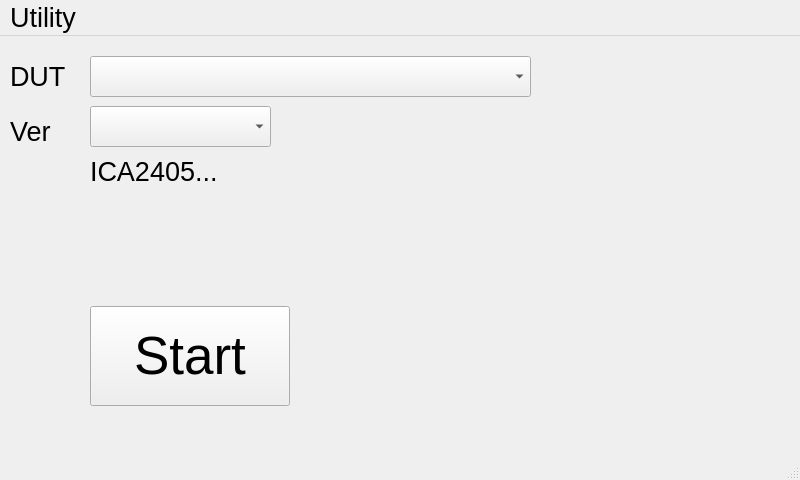
<?xml version="1.0" encoding="UTF-8"?>
<ui version="4.0">
 <class>MainWindow</class>
 <widget class="QMainWindow" name="MainWindow">
  <property name="geometry">
   <rect>
    <x>0</x>
    <y>0</y>
    <width>800</width>
    <height>480</height>
   </rect>
  </property>
  <property name="font">
   <font>
    <pointsize>20</pointsize>
   </font>
  </property>
  <property name="windowTitle">
   <string>MainWindow</string>
  </property>
  <widget class="QWidget" name="centralwidget">
   <widget class="QPushButton" name="BtnStart">
    <property name="geometry">
     <rect>
      <x>90</x>
      <y>270</y>
      <width>200</width>
      <height>100</height>
     </rect>
    </property>
    <property name="font">
     <font>
      <family>Ubuntu</family>
      <pointsize>40</pointsize>
     </font>
    </property>
    <property name="toolTip">
     <string extracomment="Start New Test"/>
    </property>
    <property name="text">
     <string>Start</string>
    </property>
   </widget>
   <widget class="QLabel" name="label">
    <property name="geometry">
     <rect>
      <x>10</x>
      <y>25</y>
      <width>71</width>
      <height>31</height>
     </rect>
    </property>
    <property name="font">
     <font>
      <family>Ubuntu</family>
      <pointsize>20</pointsize>
     </font>
    </property>
    <property name="text">
     <string>DUT</string>
    </property>
   </widget>
   <widget class="QLabel" name="DUT_Name">
    <property name="geometry">
     <rect>
      <x>90</x>
      <y>120</y>
      <width>441</width>
      <height>31</height>
     </rect>
    </property>
    <property name="font">
     <font>
      <family>Ubuntu</family>
      <pointsize>20</pointsize>
     </font>
    </property>
    <property name="text">
     <string>ICA2405...</string>
    </property>
   </widget>
   <widget class="QComboBox" name="cBoxDongle">
    <property name="geometry">
     <rect>
      <x>90</x>
      <y>20</y>
      <width>441</width>
      <height>41</height>
     </rect>
    </property>
    <property name="font">
     <font>
      <family>Serif</family>
      <pointsize>20</pointsize>
     </font>
    </property>
   </widget>
   <widget class="QLabel" name="imageLabel">
    <property name="geometry">
     <rect>
      <x>369</x>
      <y>90</y>
      <width>400</width>
      <height>300</height>
     </rect>
    </property>
    <property name="text">
     <string/>
    </property>
    <property name="pixmap">
     <pixmap>build/noImage.jpg</pixmap>
    </property>
   </widget>
   <widget class="QComboBox" name="cBoxVer">
    <property name="geometry">
     <rect>
      <x>90</x>
      <y>70</y>
      <width>181</width>
      <height>41</height>
     </rect>
    </property>
    <property name="font">
     <font>
      <family>Serif</family>
      <pointsize>20</pointsize>
     </font>
    </property>
   </widget>
   <widget class="QLabel" name="label_2">
    <property name="geometry">
     <rect>
      <x>10</x>
      <y>80</y>
      <width>71</width>
      <height>31</height>
     </rect>
    </property>
    <property name="font">
     <font>
      <family>Ubuntu</family>
      <pointsize>20</pointsize>
     </font>
    </property>
    <property name="text">
     <string>Ver</string>
    </property>
   </widget>
  </widget>
  <widget class="QMenuBar" name="menubar">
   <property name="geometry">
    <rect>
     <x>0</x>
     <y>0</y>
     <width>800</width>
     <height>37</height>
    </rect>
   </property>
   <widget class="QMenu" name="menuUtility">
    <property name="title">
     <string>Utility</string>
    </property>
    <addaction name="actionPrint_EUI_s"/>
    <addaction name="actionAbout"/>
   </widget>
   <addaction name="menuUtility"/>
  </widget>
  <widget class="QStatusBar" name="statusbar"/>
  <action name="actionPush_Data">
   <property name="text">
    <string>Push Data</string>
   </property>
   <property name="font">
    <font>
     <family>Ubuntu</family>
     <pointsize>15</pointsize>
    </font>
   </property>
  </action>
  <action name="actionNewGitPass">
   <property name="text">
    <string>NewGitPass</string>
   </property>
   <property name="font">
    <font>
     <pointsize>15</pointsize>
    </font>
   </property>
  </action>
  <action name="actionAbout">
   <property name="text">
    <string>About</string>
   </property>
   <property name="font">
    <font>
     <pointsize>15</pointsize>
    </font>
   </property>
  </action>
  <action name="actionRe_Initial">
   <property name="text">
    <string>Re-Initial</string>
   </property>
   <property name="font">
    <font>
     <pointsize>15</pointsize>
    </font>
   </property>
  </action>
  <action name="actionPrint_EUI_s">
   <property name="text">
    <string>Print EUI's</string>
   </property>
   <property name="font">
    <font>
     <family>Ubuntu</family>
     <pointsize>15</pointsize>
    </font>
   </property>
  </action>
 </widget>
 <resources/>
 <connections/>
</ui>
